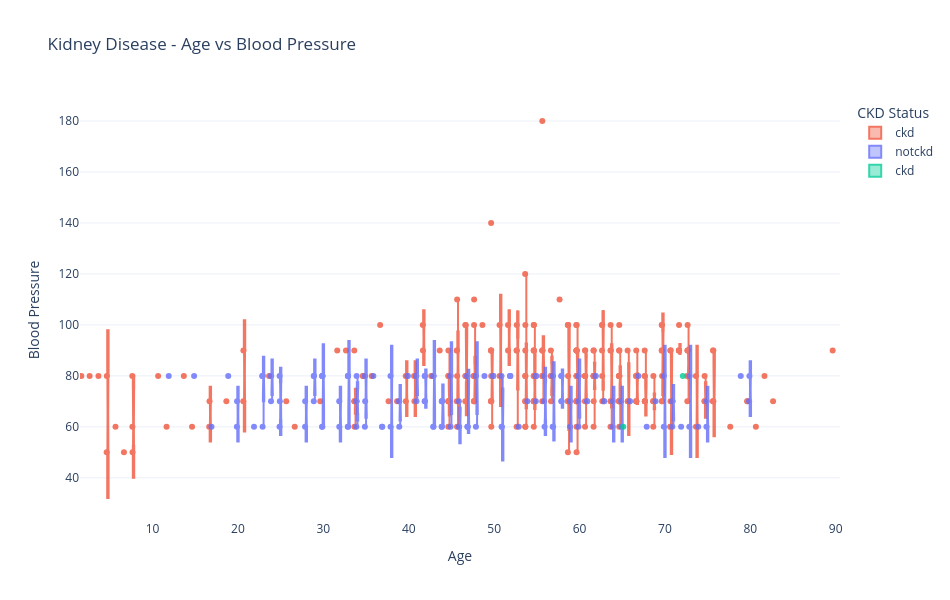

Notebook source saved alongside this figure:
### Markdown cell above
## 03_eda.ipynb

### Code cell
import plotly.express as px

fig = px.box(
    data_frame=df,
    x="age",
    y="bp",
    color="classification",
    boxmode="group",
    notched=True,
    points="all",
    hover_name="classification",
    hover_data={
        "age": True,
        "al": True,
        "bp": True,
    },
    # facet_col="classification",  
    orientation="v",
    title="Kidney Disease - Age vs Blood Pressure",
    labels={
        "age": "Age",
        "bp": "Blood Pressure",
        "classification": "CKD Status",
    },
    category_orders={
        "classification": ["ckd", "notckd"]  
    },
    color_discrete_map={
        "ckd":    "#EF553B",   
        "notckd": "#636EFA",
    },
    template="plotly_white",
    width=950,
    height=600,
)

fig.update_traces(
    jitter=0.3,
    pointpos=-1.5,
    opacity=0.8,
)

fig.show()

### Figure 1 — Plotly figure (JSON) as saved in the notebook; plotly's stock layout.template omitted (floating-point values rounded to 4 significant figures; data arrays with more than 128 entries replaced by an {"elided": "..."} marker saying what was removed)
{"data": [{"alignmentgroup": "True", "boxpoints": "all", "customdata": {"elided": "248x1 float values"}, "hovertemplate": "<b>%{hovertext}</b><br><br>CKD Status=ckd<br>Age=%{x}<br>Blood Pressure=%{y}<br>al=%{customdata[0]}<extra></extra>", "hovertext": {"elided": "248 str values"}, "jitter": 0.3, "legendgroup": "ckd", "marker": {"color": "#EF553B"}, "name": "ckd", "notched": true, "offsetgroup": "ckd", "opacity": 0.8, "orientation": "v", "pointpos": -1.5, "showlegend": true, "type": "box", "x": {"elided": "248 float values"}, "x0": " ", "xaxis": "x", "y": {"elided": "248 float values"}, "y0": " ", "yaxis": "y"}, {"alignmentgroup": "True", "boxpoints": "all", "customdata": {"elided": "150x1 float values"}, "hovertemplate": "<b>%{hovertext}</b><br><br>CKD Status=notckd<br>Age=%{x}<br>Blood Pressure=%{y}<br>al=%{customdata[0]}<extra></extra>", "hovertext": {"elided": "150 str values"}, "jitter": 0.3, "legendgroup": "notckd", "marker": {"color": "#636EFA"}, "name": "notckd", "notched": true, "offsetgroup": "notckd", "opacity": 0.8, "orientation": "v", "pointpos": -1.5, "showlegend": true, "type": "box", "x": {"elided": "150 float values"}, "x0": " ", "xaxis": "x", "y": {"elided": "150 float values"}, "y0": " ", "yaxis": "y"}, {"alignmentgroup": "True", "boxpoints": "all", "customdata": [[0.0], [2.0]], "hovertemplate": "<b>%{hovertext}</b><br><br>CKD Status=ckd\t<br>Age=%{x}<br>Blood Pressure=%{y}<br>al=%{customdata[0]}<extra></extra>", "hovertext": ["ckd\t", "ckd\t"], "jitter": 0.3, "legendgroup": "ckd\t", "marker": {"color": "#00cc96"}, "name": "ckd\t", "notched": true, "offsetgroup": "ckd\t", "opacity": 0.8, "orientation": "v", "pointpos": -1.5, "showlegend": true, "type": "box", "x": [72.0, 65.0], "x0": " ", "xaxis": "x", "y": [80.0, 60.0], "y0": " ", "yaxis": "y"}], "layout": {"boxmode": "group", "height": 600, "legend": {"title": {"text": "CKD Status"}, "tracegroupgap": 0}, "title": {"text": "Kidney Disease - Age vs Blood Pressure"}, "width": 950, "xaxis": {"anchor": "y", "domain": [0, 1], "title": {"text": "Age"}}, "yaxis": {"anchor": "x", "domain": [0, 1], "title": {"text": "Blood Pressure"}}}}
